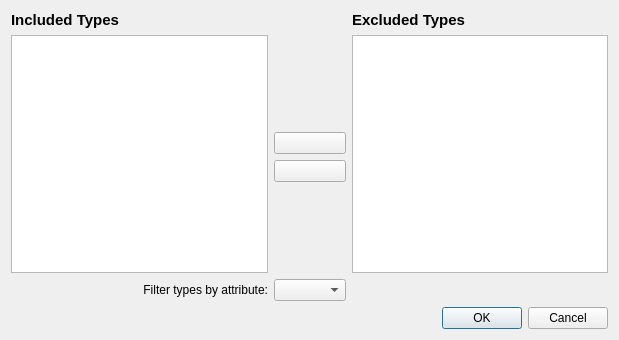
<?xml version="1.0" encoding="UTF-8"?>
<ui version="4.0">
 <class>Dialog</class>
 <widget class="QDialog" name="Dialog">
  <property name="geometry">
   <rect>
    <x>0</x>
    <y>0</y>
    <width>619</width>
    <height>340</height>
   </rect>
  </property>
  <property name="windowTitle">
   <string>Exclude Types From Analysis</string>
  </property>
  <layout class="QGridLayout" name="gridLayout">
   <item row="0" column="0">
    <widget class="QLabel" name="label">
     <property name="sizePolicy">
      <sizepolicy hsizetype="Preferred" vsizetype="Fixed">
       <horstretch>0</horstretch>
       <verstretch>0</verstretch>
      </sizepolicy>
     </property>
     <property name="maximumSize">
      <size>
       <width>16777215</width>
       <height>20</height>
      </size>
     </property>
     <property name="font">
      <font>
       <pointsize>11</pointsize>
       <weight>75</weight>
       <bold>true</bold>
      </font>
     </property>
     <property name="text">
      <string>Included Types</string>
     </property>
    </widget>
   </item>
   <item row="0" column="2">
    <widget class="QLabel" name="label_2">
     <property name="sizePolicy">
      <sizepolicy hsizetype="Preferred" vsizetype="Fixed">
       <horstretch>0</horstretch>
       <verstretch>0</verstretch>
      </sizepolicy>
     </property>
     <property name="maximumSize">
      <size>
       <width>16777215</width>
       <height>20</height>
      </size>
     </property>
     <property name="font">
      <font>
       <pointsize>11</pointsize>
       <weight>75</weight>
       <bold>true</bold>
      </font>
     </property>
     <property name="text">
      <string>Excluded Types</string>
     </property>
    </widget>
   </item>
   <item row="1" column="1">
    <spacer name="verticalSpacer">
     <property name="orientation">
      <enum>Qt::Orientation::Vertical</enum>
     </property>
     <property name="sizeHint" stdset="0">
      <size>
       <width>20</width>
       <height>40</height>
      </size>
     </property>
    </spacer>
   </item>
   <item row="2" column="1">
    <widget class="QPushButton" name="exclude_a_type">
     <property name="toolTip">
      <string>Exclude selected types.</string>
     </property>
     <property name="text">
      <string/>
     </property>
     <property name="icon">
      <iconset theme="go-next"/>
     </property>
    </widget>
   </item>
   <item row="3" column="1">
    <widget class="QPushButton" name="include_a_type">
     <property name="toolTip">
      <string>Include selected types.</string>
     </property>
     <property name="text">
      <string/>
     </property>
     <property name="icon">
      <iconset theme="go-previous"/>
     </property>
    </widget>
   </item>
   <item row="4" column="1">
    <spacer name="verticalSpacer_2">
     <property name="orientation">
      <enum>Qt::Orientation::Vertical</enum>
     </property>
     <property name="sizeHint" stdset="0">
      <size>
       <width>20</width>
       <height>40</height>
      </size>
     </property>
    </spacer>
   </item>
   <item row="6" column="2">
    <widget class="QDialogButtonBox" name="buttonBox">
     <property name="orientation">
      <enum>Qt::Orientation::Horizontal</enum>
     </property>
     <property name="standardButtons">
      <set>QDialogButtonBox::StandardButton::Cancel|QDialogButtonBox::StandardButton::Ok</set>
     </property>
    </widget>
   </item>
   <item row="5" column="1">
    <widget class="QComboBox" name="attr">
     <property name="maximumSize">
      <size>
       <width>150</width>
       <height>16777215</height>
      </size>
     </property>
    </widget>
   </item>
   <item row="5" column="0">
    <widget class="QLabel" name="label_3">
     <property name="text">
      <string>Filter types by attribute:</string>
     </property>
     <property name="alignment">
      <set>Qt::AlignmentFlag::AlignRight|Qt::AlignmentFlag::AlignTrailing|Qt::AlignmentFlag::AlignVCenter</set>
     </property>
    </widget>
   </item>
   <item row="1" column="0" rowspan="4">
    <widget class="QListView" name="included_types">
     <property name="selectionMode">
      <enum>QAbstractItemView::ExtendedSelection</enum>
     </property>
    </widget>
   </item>
   <item row="1" column="2" rowspan="4">
    <widget class="QListView" name="excluded_types">
     <property name="selectionMode">
      <enum>QAbstractItemView::ExtendedSelection</enum>
     </property>
    </widget>
   </item>
  </layout>
 </widget>
 <resources/>
 <connections>
  <connection>
   <sender>buttonBox</sender>
   <signal>accepted()</signal>
   <receiver>Dialog</receiver>
   <slot>accept()</slot>
   <hints>
    <hint type="sourcelabel">
     <x>248</x>
     <y>254</y>
    </hint>
    <hint type="destinationlabel">
     <x>157</x>
     <y>274</y>
    </hint>
   </hints>
  </connection>
  <connection>
   <sender>buttonBox</sender>
   <signal>rejected()</signal>
   <receiver>Dialog</receiver>
   <slot>reject()</slot>
   <hints>
    <hint type="sourcelabel">
     <x>316</x>
     <y>260</y>
    </hint>
    <hint type="destinationlabel">
     <x>286</x>
     <y>274</y>
    </hint>
   </hints>
  </connection>
 </connections>
</ui>
